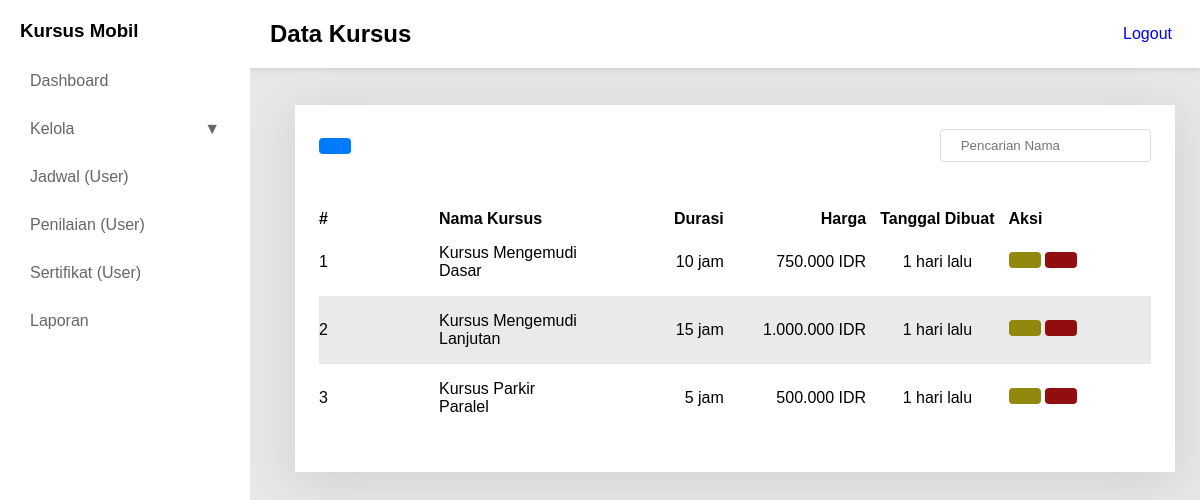
Screenshot of /courses/index.php with the database file from the repository.
### tables this page shows
CREATE TABLE courses (
    id INT AUTO_INCREMENT PRIMARY KEY,
    name VARCHAR(100) NOT NULL,
    duration INT NOT NULL,  
    description TEXT,
    price DECIMAL(10, 2) NOT NULL,
    created_at TIMESTAMP DEFAULT CURRENT_TIMESTAMP
);

### components/time_ago.php (called while the page is built, shortened)
<?php
function timeAgo(string $datetime): string {
    $timestamp = strtotime($datetime);
    $diff = time() - $timestamp;
    $units = [
        31536000 => 'tahun',
        2592000  => 'bulan',
        604800   => 'minggu',
        86400    => 'hari',
        3600     => 'jam',
        60       => 'menit',
        1        => 'detik'
    ];
    foreach ($units as $seconds => $label) {
        $value = floor($diff / $seconds);
        if ($value >= 1) {
            return "$value $label lalu";
        }
    }
    return 'baru saja';
}

### courses/index.php (the view, shortened to what this page needs)
<!DOCTYPE html>
<html lang="en">
<head>
  <link rel="stylesheet" href="../assets/css/style.css" />
</head>
<body>
  <div class="content">
    <div class="content-body">
      <div class="container">
        <div action="" class="inputBx">
          <button class="btn primary" onclick="openModal('createModal')"><ion-icon name="add"></ion-icon></button>
          <input type="text" id="searchInput" placeholder=" Pencarian Nama">
        </div>
        <div class="dataTable">
          <table id="dataTable">
            <thead>
              <tr>
                <th width="120">#</th>
                <th>Nama Kursus</th>
                <th style="text-align: right; width:max-content">Durasi</th>
                <th style="text-align: right;">Harga</th>
                <th style="text-align: center;">Tanggal Dibuat</th>
                <th>Aksi</th>
              </tr>
            </thead>
            <?php
            include_once("../database/connect.php");
            $Courses = mysqli_query($connect, "SELECT * FROM Courses ORDER BY created_at DESC");
            ?>
            <tbody>
              <?php while ($course = mysqli_fetch_object($Courses)): ?>
                <tr>
                  <td><?= $course->id ?></td>
                  <td style="text-transform: capitalize; width:100%"><?= $course->name ?></td>
                  <td style="text-align: right;"><?= $course->duration ?> jam</td>
                  <td style="text-transform: uppercase; text-align: right;"><?= number_format($course->price, 0, ".", ".") ?> IDR</td>
                  <td style="text-align: center;"><?= timeAgo($course->created_at) ?></td>
                  <td>
                    <a href="?edit=<?= $course->id ?>" class="btn warning"><ion-icon name="create-outline"></ion-icon></a>
                    <a href="?delete=<?= $course->id ?>" class="btn danger" onclick="return confirm('Yakin hapus?')"><ion-icon name="trash-bin-outline"></ion-icon></a>
                  </td>
                </tr>
              <?php endwhile ?>
            </tbody>
          </table>
        </div>
      </div>
    </div>
  </div>
</body>
</html>

### assets/css/style.css (style rules this page uses)
* { margin: 0; padding: 0; box-sizing: border-box; font-family: "Inter Tight", sans-serif; }
a { display: inline-block; text-decoration: none; }
button { outline: none; border: none; display: flex; align-items: center; }
body { display: flex; flex-direction: row; background: #e7e7e7; }
.content { position: relative; margin-left: 270px; padding: 25px; width: calc(100% - 270px); transition: margin-left 0.3s; }
.content-body { margin-top: 80px; background: #fff; padding: 24px; box-shadow: 0px 8px 45px rgba(0, 0, 0, 0.1); }
.inputBx { width: 100%; display: flex; justify-content: space-between; align-items: center; margin-bottom: 48px; }
.btn { padding: 8px 16px; border-radius: 4px; transition: 0.5s; }
.primary { background: #007bff; color: #fff; }
.warning { background: #91880e; color: #fff; }
.danger { background: #910e0e; color: #fff; }
input { border: 1px solid #ddd; outline: none; padding: 8px 16px; border-radius: 4px; }
.dataTable { display: flex; }
table { width: 100%; border-collapse: collapse; table-layout: fixed; }
tr { text-align: left; }
td { padding: 16px 0; }
thead { padding: 16px; }
tr:nth-child(even) { background: #eaeaea; }
.dataTable { margin: 16px 0; position: relative; width: 100%; border-radius: 8px; }

### rows the page displays
courses: id "1", name "Kursus Mengemudi Dasar", duration "10", price "750.000", created_at "1 hari lalu"
courses: id "2", name "Kursus Mengemudi Lanjutan", duration "15", price "1.000.000", created_at "1 hari lalu"
courses: id "3", name "Kursus Parkir Paralel", duration "5", price "500.000", created_at "1 hari lalu"

### other values shown
$title "Data Kursus"
